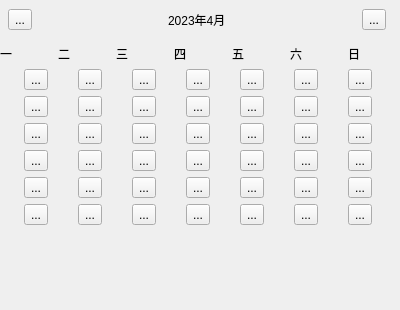
<?xml version="1.0" encoding="UTF-8"?>
<ui version="4.0">
 <class>CalendarControl</class>
 <widget class="QWidget" name="CalendarControl">
  <property name="geometry">
   <rect>
    <x>0</x>
    <y>0</y>
    <width>400</width>
    <height>310</height>
   </rect>
  </property>
  <property name="windowTitle">
   <string>Form</string>
  </property>
  <layout class="QVBoxLayout" name="verticalLayout">
   <property name="leftMargin">
    <number>0</number>
   </property>
   <property name="topMargin">
    <number>0</number>
   </property>
   <property name="rightMargin">
    <number>0</number>
   </property>
   <property name="bottomMargin">
    <number>0</number>
   </property>
   <item>
    <widget class="QWidget" name="titleBarWidget" native="true">
     <layout class="QHBoxLayout" name="horizontalLayout">
      <property name="leftMargin">
       <number>8</number>
      </property>
      <property name="rightMargin">
       <number>14</number>
      </property>
      <item>
       <widget class="QToolButton" name="arrowLeftBtn">
        <property name="text">
         <string>...</string>
        </property>
       </widget>
      </item>
      <item>
       <spacer name="horizontalSpacer">
        <property name="orientation">
         <enum>Qt::Horizontal</enum>
        </property>
        <property name="sizeHint" stdset="0">
         <size>
          <width>40</width>
          <height>20</height>
         </size>
        </property>
       </spacer>
      </item>
      <item>
       <widget class="QLabel" name="datetimeLabel">
        <property name="text">
         <string>2023年4月</string>
        </property>
       </widget>
      </item>
      <item>
       <spacer name="horizontalSpacer_2">
        <property name="orientation">
         <enum>Qt::Horizontal</enum>
        </property>
        <property name="sizeHint" stdset="0">
         <size>
          <width>40</width>
          <height>20</height>
         </size>
        </property>
       </spacer>
      </item>
      <item>
       <widget class="QToolButton" name="arrowRightBtn">
        <property name="text">
         <string>...</string>
        </property>
       </widget>
      </item>
     </layout>
    </widget>
   </item>
   <item>
    <widget class="QWidget" name="weekDayWidget" native="true">
     <property name="minimumSize">
      <size>
       <width>0</width>
       <height>0</height>
      </size>
     </property>
     <layout class="QHBoxLayout" name="horizontalLayout_2">
      <property name="leftMargin">
       <number>0</number>
      </property>
      <property name="topMargin">
       <number>0</number>
      </property>
      <property name="rightMargin">
       <number>0</number>
      </property>
      <property name="bottomMargin">
       <number>0</number>
      </property>
      <item>
       <widget class="QLabel" name="weeklabel_1">
        <property name="text">
         <string>一</string>
        </property>
        <property name="alignment">
         <set>Qt::AlignLeading|Qt::AlignLeft|Qt::AlignVCenter</set>
        </property>
       </widget>
      </item>
      <item>
       <widget class="QLabel" name="weeklabel_2">
        <property name="text">
         <string>二</string>
        </property>
       </widget>
      </item>
      <item>
       <widget class="QLabel" name="weeklabel_3">
        <property name="text">
         <string>三</string>
        </property>
       </widget>
      </item>
      <item>
       <widget class="QLabel" name="weeklabel_4">
        <property name="text">
         <string>四</string>
        </property>
       </widget>
      </item>
      <item>
       <widget class="QLabel" name="weeklabel_5">
        <property name="text">
         <string>五</string>
        </property>
       </widget>
      </item>
      <item>
       <widget class="QLabel" name="weeklabel_6">
        <property name="text">
         <string>六</string>
        </property>
       </widget>
      </item>
      <item>
       <widget class="QLabel" name="weeklabel_7">
        <property name="text">
         <string>日</string>
        </property>
        <property name="alignment">
         <set>Qt::AlignLeading|Qt::AlignLeft|Qt::AlignVCenter</set>
        </property>
       </widget>
      </item>
     </layout>
    </widget>
   </item>
   <item>
    <widget class="QWidget" name="mainGridWidget" native="true">
     <layout class="QGridLayout" name="gridLayout" rowstretch="0,0,0,0,0,0">
      <property name="leftMargin">
       <number>0</number>
      </property>
      <property name="topMargin">
       <number>0</number>
      </property>
      <property name="rightMargin">
       <number>0</number>
      </property>
      <property name="bottomMargin">
       <number>0</number>
      </property>
      <item row="2" column="6">
       <widget class="QToolButton" name="toolButton_21">
        <property name="text">
         <string>...</string>
        </property>
       </widget>
      </item>
      <item row="1" column="4">
       <widget class="QToolButton" name="toolButton_12">
        <property name="text">
         <string>...</string>
        </property>
       </widget>
      </item>
      <item row="2" column="4">
       <widget class="QToolButton" name="toolButton_19">
        <property name="text">
         <string>...</string>
        </property>
       </widget>
      </item>
      <item row="1" column="6">
       <widget class="QToolButton" name="toolButton_14">
        <property name="text">
         <string>...</string>
        </property>
       </widget>
      </item>
      <item row="5" column="6">
       <widget class="QToolButton" name="toolButton_42">
        <property name="text">
         <string>...</string>
        </property>
       </widget>
      </item>
      <item row="3" column="6">
       <widget class="QToolButton" name="toolButton_28">
        <property name="text">
         <string>...</string>
        </property>
       </widget>
      </item>
      <item row="3" column="1">
       <widget class="QToolButton" name="toolButton_23">
        <property name="text">
         <string>...</string>
        </property>
       </widget>
      </item>
      <item row="5" column="3">
       <widget class="QToolButton" name="toolButton_39">
        <property name="text">
         <string>...</string>
        </property>
       </widget>
      </item>
      <item row="4" column="2">
       <widget class="QToolButton" name="toolButton_31">
        <property name="text">
         <string>...</string>
        </property>
       </widget>
      </item>
      <item row="3" column="2">
       <widget class="QToolButton" name="toolButton_24">
        <property name="text">
         <string>...</string>
        </property>
       </widget>
      </item>
      <item row="1" column="1">
       <widget class="QToolButton" name="toolButton_9">
        <property name="text">
         <string>...</string>
        </property>
       </widget>
      </item>
      <item row="0" column="5">
       <widget class="QToolButton" name="toolButton_6">
        <property name="text">
         <string>...</string>
        </property>
       </widget>
      </item>
      <item row="0" column="1">
       <widget class="QToolButton" name="toolButton_2">
        <property name="text">
         <string>...</string>
        </property>
       </widget>
      </item>
      <item row="2" column="1">
       <widget class="QToolButton" name="toolButton_16">
        <property name="text">
         <string>...</string>
        </property>
       </widget>
      </item>
      <item row="5" column="1">
       <widget class="QToolButton" name="toolButton_37">
        <property name="text">
         <string>...</string>
        </property>
       </widget>
      </item>
      <item row="3" column="5">
       <widget class="QToolButton" name="toolButton_27">
        <property name="text">
         <string>...</string>
        </property>
       </widget>
      </item>
      <item row="4" column="5">
       <widget class="QToolButton" name="toolButton_34">
        <property name="text">
         <string>...</string>
        </property>
       </widget>
      </item>
      <item row="2" column="3">
       <widget class="QToolButton" name="toolButton_18">
        <property name="text">
         <string>...</string>
        </property>
       </widget>
      </item>
      <item row="1" column="3">
       <widget class="QToolButton" name="toolButton_11">
        <property name="text">
         <string>...</string>
        </property>
       </widget>
      </item>
      <item row="2" column="5">
       <widget class="QToolButton" name="toolButton_20">
        <property name="text">
         <string>...</string>
        </property>
       </widget>
      </item>
      <item row="0" column="4">
       <widget class="QToolButton" name="toolButton_5">
        <property name="text">
         <string>...</string>
        </property>
       </widget>
      </item>
      <item row="1" column="2">
       <widget class="QToolButton" name="toolButton_10">
        <property name="text">
         <string>...</string>
        </property>
       </widget>
      </item>
      <item row="4" column="4">
       <widget class="QToolButton" name="toolButton_33">
        <property name="text">
         <string>...</string>
        </property>
       </widget>
      </item>
      <item row="0" column="2">
       <widget class="QToolButton" name="toolButton_3">
        <property name="text">
         <string>...</string>
        </property>
       </widget>
      </item>
      <item row="3" column="4">
       <widget class="QToolButton" name="toolButton_26">
        <property name="text">
         <string>...</string>
        </property>
       </widget>
      </item>
      <item row="3" column="3">
       <widget class="QToolButton" name="toolButton_25">
        <property name="text">
         <string>...</string>
        </property>
       </widget>
      </item>
      <item row="1" column="5">
       <widget class="QToolButton" name="toolButton_13">
        <property name="text">
         <string>...</string>
        </property>
       </widget>
      </item>
      <item row="0" column="6">
       <widget class="QToolButton" name="toolButton_7">
        <property name="text">
         <string>...</string>
        </property>
       </widget>
      </item>
      <item row="5" column="2">
       <widget class="QToolButton" name="toolButton_38">
        <property name="text">
         <string>...</string>
        </property>
       </widget>
      </item>
      <item row="1" column="0">
       <widget class="QToolButton" name="toolButton_8">
        <property name="text">
         <string>...</string>
        </property>
       </widget>
      </item>
      <item row="4" column="3">
       <widget class="QToolButton" name="toolButton_32">
        <property name="text">
         <string>...</string>
        </property>
       </widget>
      </item>
      <item row="2" column="2">
       <widget class="QToolButton" name="toolButton_17">
        <property name="text">
         <string>...</string>
        </property>
       </widget>
      </item>
      <item row="4" column="1">
       <widget class="QToolButton" name="toolButton_30">
        <property name="text">
         <string>...</string>
        </property>
       </widget>
      </item>
      <item row="4" column="6">
       <widget class="QToolButton" name="toolButton_35">
        <property name="text">
         <string>...</string>
        </property>
       </widget>
      </item>
      <item row="0" column="0">
       <widget class="QToolButton" name="toolButton_1">
        <property name="text">
         <string>...</string>
        </property>
       </widget>
      </item>
      <item row="0" column="3">
       <widget class="QToolButton" name="toolButton_4">
        <property name="text">
         <string>...</string>
        </property>
       </widget>
      </item>
      <item row="3" column="0">
       <widget class="QToolButton" name="toolButton_22">
        <property name="text">
         <string>...</string>
        </property>
       </widget>
      </item>
      <item row="5" column="5">
       <widget class="QToolButton" name="toolButton_41">
        <property name="text">
         <string>...</string>
        </property>
       </widget>
      </item>
      <item row="4" column="0">
       <widget class="QToolButton" name="toolButton_29">
        <property name="text">
         <string>...</string>
        </property>
       </widget>
      </item>
      <item row="5" column="0">
       <widget class="QToolButton" name="toolButton_36">
        <property name="text">
         <string>...</string>
        </property>
       </widget>
      </item>
      <item row="2" column="0">
       <widget class="QToolButton" name="toolButton_15">
        <property name="text">
         <string>...</string>
        </property>
       </widget>
      </item>
      <item row="5" column="4">
       <widget class="QToolButton" name="toolButton_40">
        <property name="text">
         <string>...</string>
        </property>
       </widget>
      </item>
     </layout>
    </widget>
   </item>
   <item>
    <spacer name="verticalSpacer">
     <property name="orientation">
      <enum>Qt::Vertical</enum>
     </property>
     <property name="sizeHint" stdset="0">
      <size>
       <width>20</width>
       <height>40</height>
      </size>
     </property>
    </spacer>
   </item>
  </layout>
 </widget>
 <resources/>
 <connections/>
</ui>
